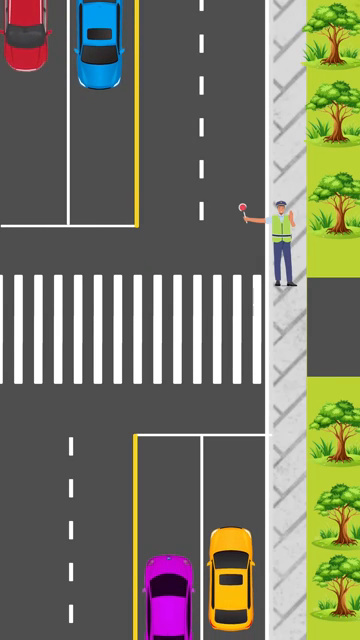
#> input picture frame 37 of carDetection/short.mp4, 360 x 640 px, given in place of cars.mp4, which was not available
$ python carsDectection.py
#> lines starting #> are read from the running program, lines starting #| are printed output that depends on the picture; after the words box and inside, x2 and y2 are one past the last pixel; in counts of white or black regions, pixels touching at a corner belong together; pictures that were not available may be replaced by others from this repository, and a replacement may not be noted
import cv2

car_cascade = cv2.CascadeClassifier("carDetection/cars.xml")
hog = cv2.HOGDescriptor()
hog.setSVMDetector(cv2.HOGDescriptor_getDefaultPeopleDetector())

cap = cv2.VideoCapture("carDetection/cars.mp4")

while True:
    ret, frame = cap.read()
#> frame is the input picture: shape (640, 360, 3); mean B, G, R 101.5, 118.8, 118.5
    if not ret:
        break

    gray = cv2.cvtColor(frame, cv2.COLOR_BGR2GRAY)
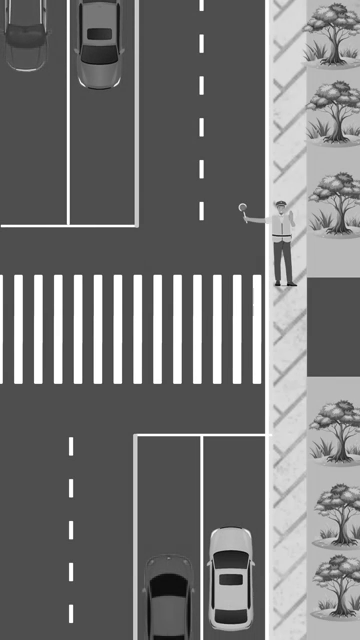
#> gray: shape (640, 360); min 5, max 255, mean 116.7

    # Detect cars
    cars = car_cascade.detectMultiScale(gray, 1.1, 2)
#> cars = [[209, 555, 41, 41]]
    for (x, y, w, h) in cars:
        cv2.rectangle(frame, (x, y), (x + w, y + h), (0, 0, 255), 1)
        cv2.putText(frame, "Car", (x, y - 10), cv2.FONT_HERSHEY_SIMPLEX, 0.6, (0, 255, 0), 2)
#> this loop made 1 pass
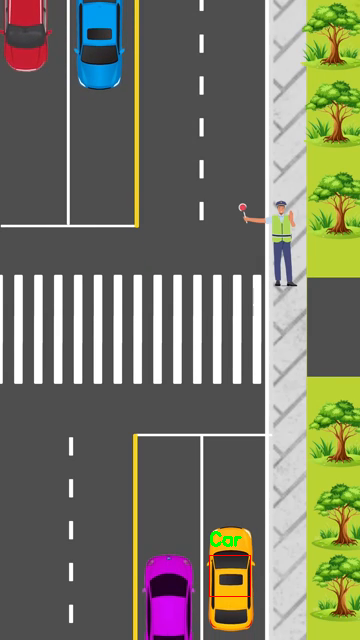
#> frame: shape (640, 360, 3); 0.17% of pixels changed, all inside (x1, y1, x2, y2) = (209, 531, 251, 597)


    cv2.imshow("Car & Body Detection", frame)
    if cv2.waitKey(2) & 0xFF == ord('q'):
#> (key q is pressed here)
        break

cap.release()
cv2.destroyAllWindows()

$ run again, starting later in the video
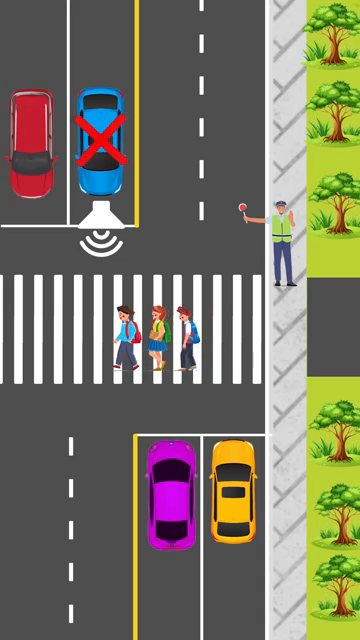
#> input picture frame 168 of carDetection/short.mp4, 360 x 640 px, given in place of cars.mp4, which was not available
#> frame is the input picture: shape (640, 360, 3); mean B, G, R 101.6, 118.2, 120.8
#> `gray = cv2.cvtColor(frame, cv2.COLOR_BGR2GRAY)`:
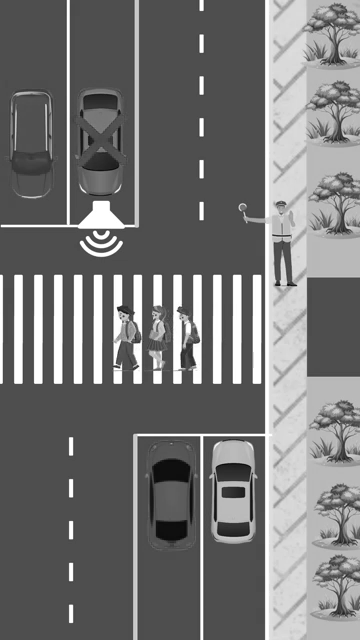
#> gray: shape (640, 360); min 6, max 255, mean 117.1
#> cars = [[91, 228, 22, 22], [213, 468, 40, 40], [69, 123, 62, 62]]
#> the loop `for (x, y, w, h) in cars:` made 3 passes
#> after the loop `for (x, y, w, h) in cars:`:
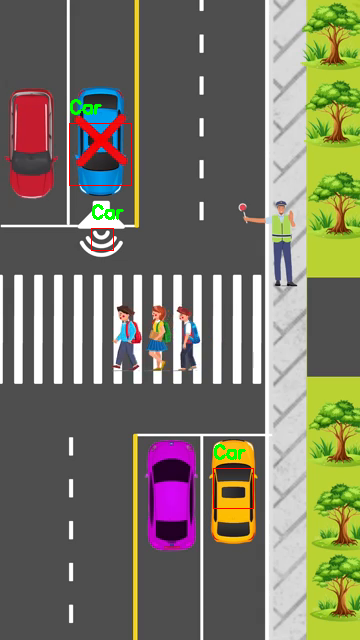
#> frame: shape (640, 360, 3); 0.51% of pixels changed, all inside (x1, y1, x2, y2) = (69, 99, 254, 509)

$ run again, starting later in the video
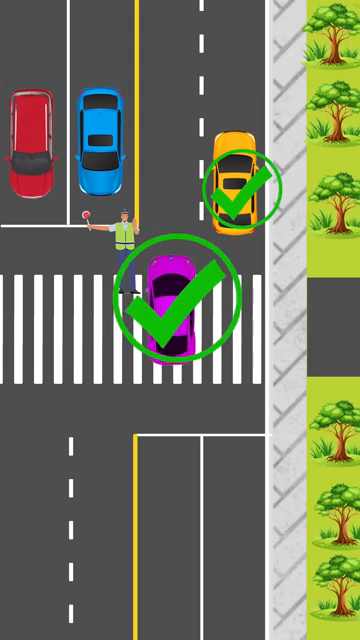
#> input picture frame 299 of carDetection/short.mp4, 360 x 640 px, given in place of cars.mp4, which was not available
#> frame is the input picture: shape (640, 360, 3); mean B, G, R 97.5, 119.7, 114.4
#> `gray = cv2.cvtColor(frame, cv2.COLOR_BGR2GRAY)`:
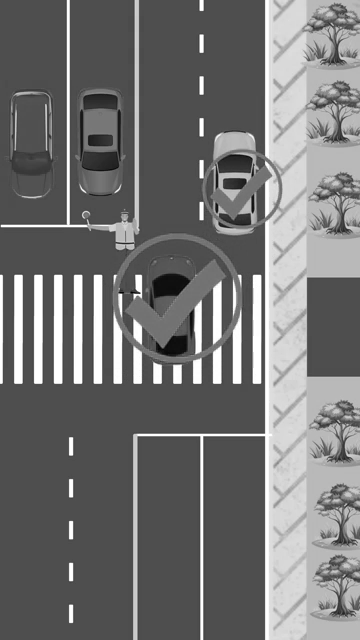
#> gray: shape (640, 360); min 0, max 255, mean 115.6
#> cars = ()
